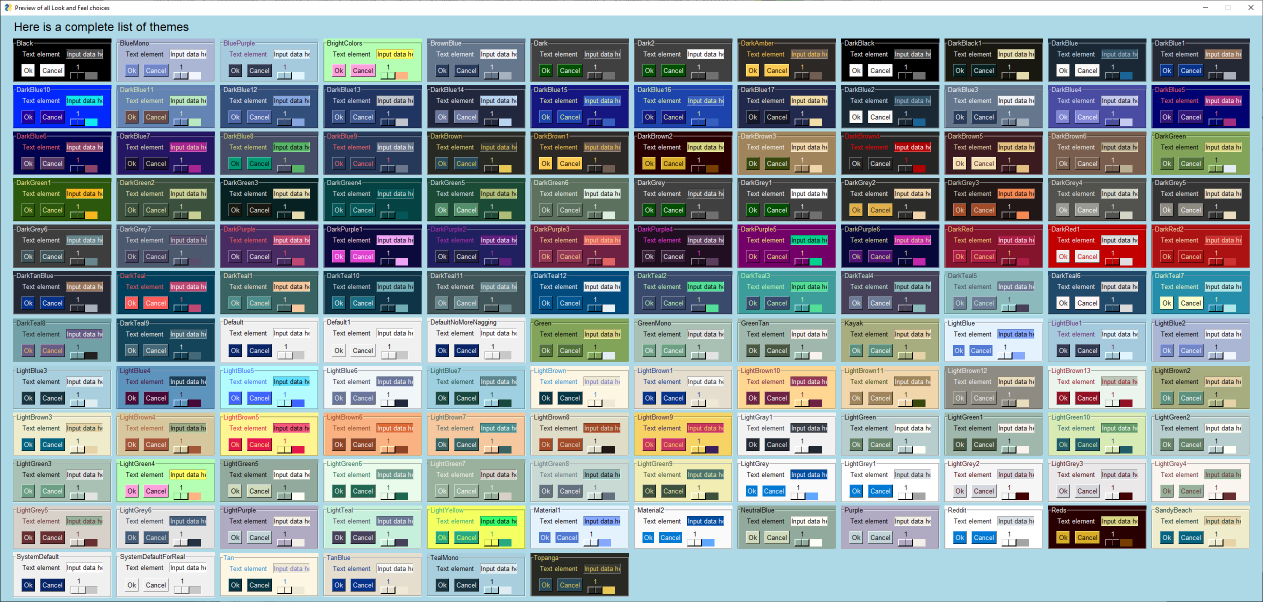
#> input picture PythonExtensions/tk/tkNamedColor/TkinterThemes.jpg, 2526 x 1204 px (shown at 1/2 size); its folder holds only this picture in this run
$ python -i Images.py   (imports and definitions only)
#> lines starting #> are read from the running program, lines starting #| are printed output that depends on the picture
# ------------------------------------------------------------------------------
#  Created by Tyler Stegmaier
#  Copyright (c) 2021.
#
# ------------------------------------------------------------------------------

import base64
import os
import tempfile
from io import BytesIO

from PIL import ImageFile, ImageTk
from PIL.Image import BICUBIC, EXTENSION, Exif, Image, init, open

from .Exceptions import ArgumentError
from .Files import *
from .Json import *


__all__ = [
    'ImageObject',
    'ImageTk',
    'ImageExtensions',
    ]


# [67 lines that did not run here, left out]


# [193 lines that did not run here, left out]

>>> import cv2
>>> picture = cv2.imread('tk/tkNamedColor/TkinterThemes.jpg', cv2.IMREAD_GRAYSCALE)
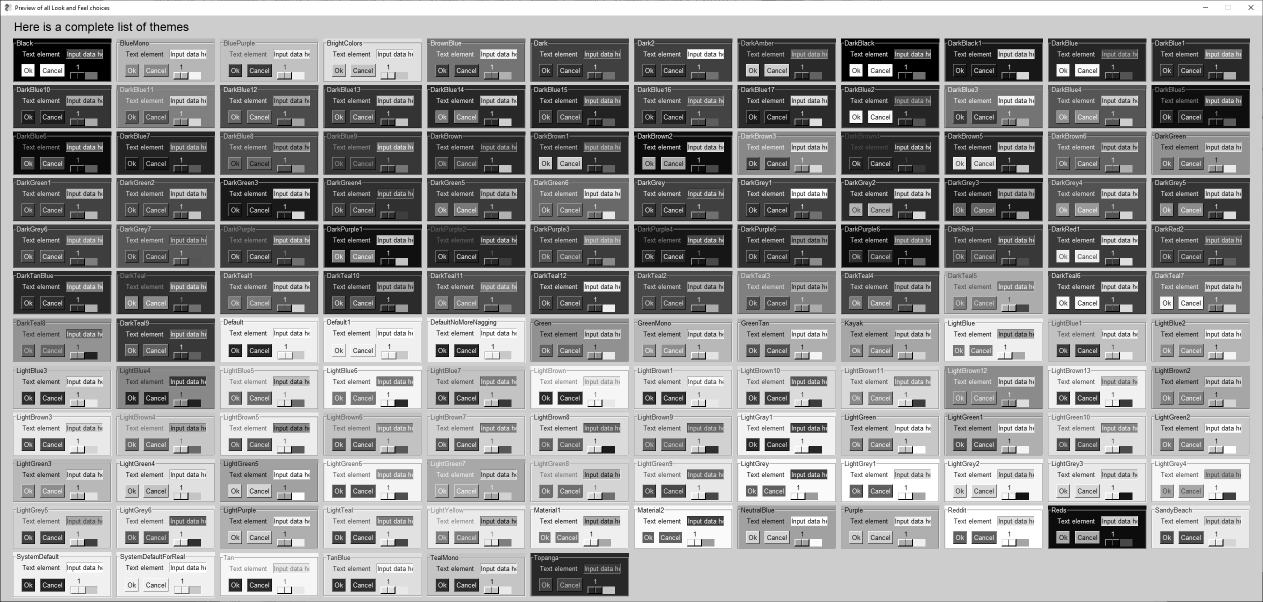
#> picture: shape (1204, 2526) (shown at 1/2 size); min 0, max 255, mean 149.4
#> (the run stopped early here; a loop or call above may not have finished)

$ run again, on PythonExtensions/tk/tkNamedColor/colors.png
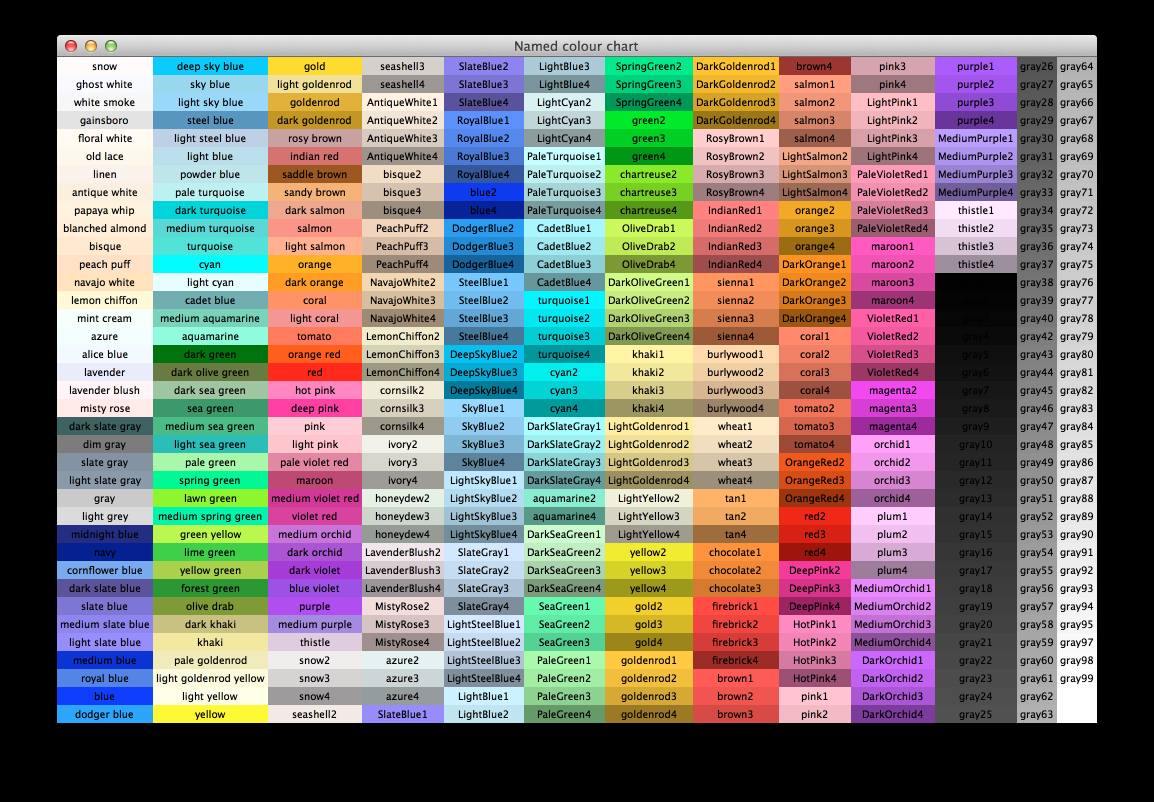
#> input picture PythonExtensions/tk/tkNamedColor/colors.png, 2308 x 1604 px (shown at 1/2 size)
#> `picture = cv2.imread('tk/tkNamedColor/TkinterThemes.jpg', cv2.IMREAD_G..`:
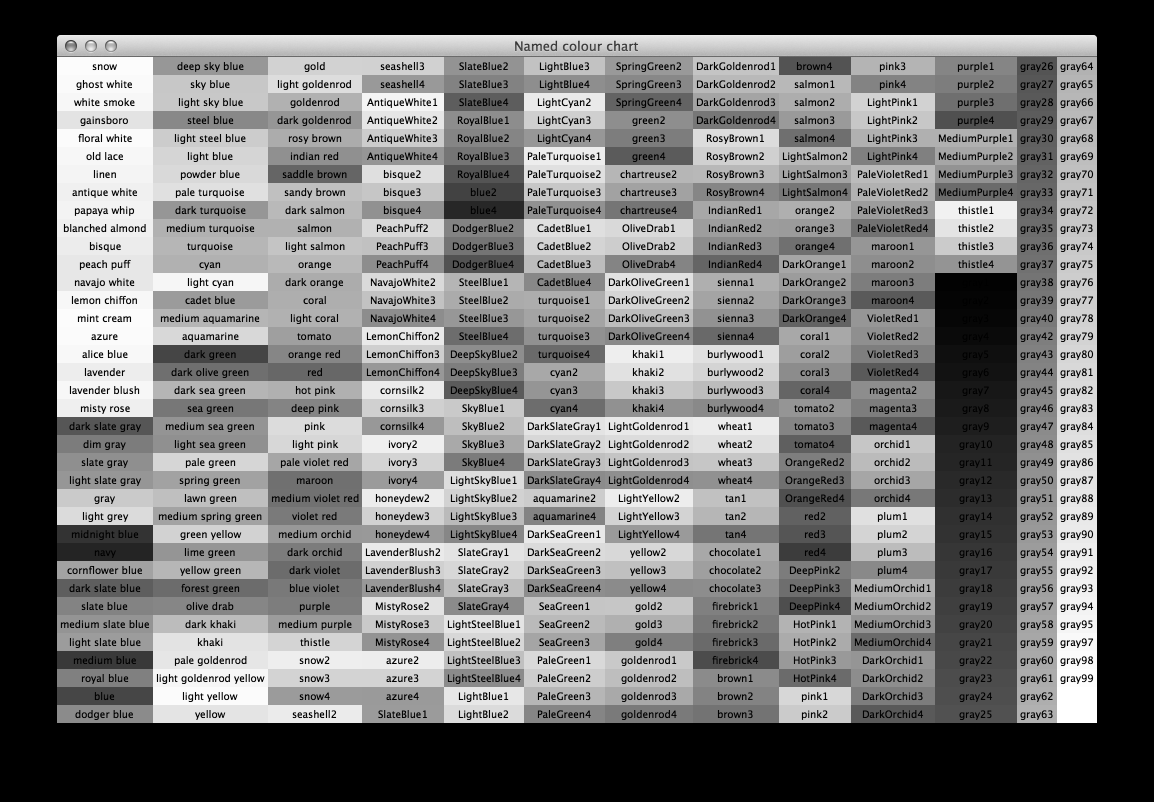
#> picture: shape (1604, 2308) (shown at 1/2 size); min 0, max 255, mean 115.8
